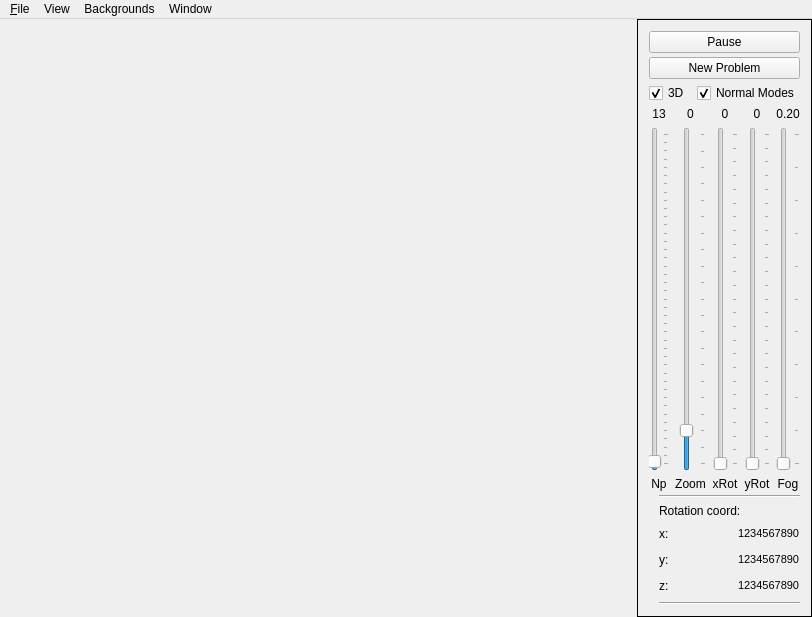
<?xml version="1.0" encoding="UTF-8"?>
<ui version="4.0">
 <class>MainWindowClass</class>
 <widget class="QMainWindow" name="MainWindowClass">
  <property name="windowModality">
   <enum>Qt::WindowModal</enum>
  </property>
  <property name="enabled">
   <bool>true</bool>
  </property>
  <property name="geometry">
   <rect>
    <x>0</x>
    <y>0</y>
    <width>812</width>
    <height>617</height>
   </rect>
  </property>
  <property name="windowTitle">
   <string>MainWindow</string>
  </property>
  <property name="windowOpacity">
   <double>1.000000000000000</double>
  </property>
  <property name="dockNestingEnabled">
   <bool>false</bool>
  </property>
  <property name="dockOptions">
   <set>QMainWindow::AllowTabbedDocks|QMainWindow::AnimatedDocks</set>
  </property>
  <property name="unifiedTitleAndToolBarOnMac">
   <bool>true</bool>
  </property>
  <widget class="QWidget" name="centralWidget">
   <property name="enabled">
    <bool>true</bool>
   </property>
   <layout class="QHBoxLayout" name="horizontalLayout_6">
    <property name="spacing">
     <number>0</number>
    </property>
    <property name="margin">
     <number>0</number>
    </property>
    <item>
     <layout class="QVBoxLayout" name="verticalLayout_2">
      <property name="spacing">
       <number>0</number>
      </property>
      <property name="sizeConstraint">
       <enum>QLayout::SetNoConstraint</enum>
      </property>
      <item>
       <spacer name="openGLSpace">
        <property name="orientation">
         <enum>Qt::Horizontal</enum>
        </property>
        <property name="sizeType">
         <enum>QSizePolicy::Expanding</enum>
        </property>
        <property name="sizeHint" stdset="0">
         <size>
          <width>0</width>
          <height>0</height>
         </size>
        </property>
       </spacer>
      </item>
     </layout>
    </item>
    <item>
     <widget class="QFrame" name="controls">
      <property name="frameShape">
       <enum>QFrame::Box</enum>
      </property>
      <property name="lineWidth">
       <number>1</number>
      </property>
      <layout class="QVBoxLayout" name="verticalLayoutControls">
       <property name="spacing">
        <number>4</number>
       </property>
       <property name="sizeConstraint">
        <enum>QLayout::SetNoConstraint</enum>
       </property>
       <item>
        <widget class="QPushButton" name="pauseResume">
         <property name="text">
          <string>Pause</string>
         </property>
        </widget>
       </item>
       <item>
        <widget class="QPushButton" name="newProblem">
         <property name="text">
          <string>New Problem</string>
         </property>
        </widget>
       </item>
       <item>
        <layout class="QHBoxLayout" name="horizontalLayout_7">
         <item>
          <widget class="QCheckBox" name="threeD">
           <property name="minimumSize">
            <size>
             <width>0</width>
             <height>0</height>
            </size>
           </property>
           <property name="text">
            <string>3D</string>
           </property>
           <property name="checked">
            <bool>true</bool>
           </property>
          </widget>
         </item>
         <item>
          <widget class="QCheckBox" name="normalModes">
           <property name="text">
            <string>Normal Modes</string>
           </property>
           <property name="checked">
            <bool>true</bool>
           </property>
          </widget>
         </item>
        </layout>
       </item>
       <item>
        <layout class="QHBoxLayout" name="slidersLayout">
         <item>
          <layout class="QVBoxLayout" name="npLayout">
           <item>
            <widget class="QLabel" name="npValue">
             <property name="text">
              <string>13</string>
             </property>
             <property name="alignment">
              <set>Qt::AlignHCenter|Qt::AlignTop</set>
             </property>
            </widget>
           </item>
           <item>
            <widget class="QSlider" name="npSlider">
             <property name="sizePolicy">
              <sizepolicy hsizetype="Preferred" vsizetype="Expanding">
               <horstretch>0</horstretch>
               <verstretch>0</verstretch>
              </sizepolicy>
             </property>
             <property name="minimum">
              <number>3</number>
             </property>
             <property name="maximum">
              <number>2003</number>
             </property>
             <property name="pageStep">
              <number>100</number>
             </property>
             <property name="value">
              <number>13</number>
             </property>
             <property name="tracking">
              <bool>false</bool>
             </property>
             <property name="orientation">
              <enum>Qt::Vertical</enum>
             </property>
             <property name="tickPosition">
              <enum>QSlider::TicksBelow</enum>
             </property>
             <property name="tickInterval">
              <number>50</number>
             </property>
            </widget>
           </item>
           <item>
            <widget class="QLabel" name="npLabel">
             <property name="text">
              <string>Np</string>
             </property>
             <property name="alignment">
              <set>Qt::AlignHCenter|Qt::AlignTop</set>
             </property>
            </widget>
           </item>
          </layout>
         </item>
         <item>
          <layout class="QVBoxLayout" name="zRotLayout">
           <item>
            <widget class="QLabel" name="zoomValue">
             <property name="text">
              <string>0</string>
             </property>
             <property name="alignment">
              <set>Qt::AlignCenter</set>
             </property>
            </widget>
           </item>
           <item>
            <widget class="QSlider" name="zoomSlider">
             <property name="sizePolicy">
              <sizepolicy hsizetype="Preferred" vsizetype="Expanding">
               <horstretch>0</horstretch>
               <verstretch>0</verstretch>
              </sizepolicy>
             </property>
             <property name="maximum">
              <number>2001</number>
             </property>
             <property name="singleStep">
              <number>50</number>
             </property>
             <property name="pageStep">
              <number>200</number>
             </property>
             <property name="value">
              <number>201</number>
             </property>
             <property name="sliderPosition">
              <number>201</number>
             </property>
             <property name="tracking">
              <bool>true</bool>
             </property>
             <property name="orientation">
              <enum>Qt::Vertical</enum>
             </property>
             <property name="tickPosition">
              <enum>QSlider::TicksBelow</enum>
             </property>
             <property name="tickInterval">
              <number>100</number>
             </property>
            </widget>
           </item>
           <item>
            <widget class="QLabel" name="zoomLabel">
             <property name="text">
              <string>Zoom</string>
             </property>
             <property name="alignment">
              <set>Qt::AlignCenter</set>
             </property>
            </widget>
           </item>
          </layout>
         </item>
         <item>
          <layout class="QVBoxLayout" name="zoomLayout">
           <item>
            <widget class="QLabel" name="xRotValue">
             <property name="text">
              <string>0</string>
             </property>
             <property name="alignment">
              <set>Qt::AlignCenter</set>
             </property>
            </widget>
           </item>
           <item>
            <widget class="QSlider" name="xRotSlider">
             <property name="enabled">
              <bool>true</bool>
             </property>
             <property name="sizePolicy">
              <sizepolicy hsizetype="Preferred" vsizetype="Expanding">
               <horstretch>0</horstretch>
               <verstretch>0</verstretch>
              </sizepolicy>
             </property>
             <property name="maximum">
              <number>360</number>
             </property>
             <property name="singleStep">
              <number>15</number>
             </property>
             <property name="pageStep">
              <number>15</number>
             </property>
             <property name="tracking">
              <bool>true</bool>
             </property>
             <property name="tickPosition">
              <enum>QSlider::TicksBelow</enum>
             </property>
             <property name="tickInterval">
              <number>15</number>
             </property>
            </widget>
           </item>
           <item>
            <widget class="QLabel" name="xRotLabel">
             <property name="text">
              <string>xRot</string>
             </property>
             <property name="alignment">
              <set>Qt::AlignCenter</set>
             </property>
            </widget>
           </item>
          </layout>
         </item>
         <item>
          <layout class="QVBoxLayout" name="xRotLayout">
           <item>
            <widget class="QLabel" name="yRotValue">
             <property name="text">
              <string>0</string>
             </property>
             <property name="alignment">
              <set>Qt::AlignCenter</set>
             </property>
            </widget>
           </item>
           <item>
            <widget class="QSlider" name="yRotSlider">
             <property name="sizePolicy">
              <sizepolicy hsizetype="Preferred" vsizetype="Expanding">
               <horstretch>0</horstretch>
               <verstretch>0</verstretch>
              </sizepolicy>
             </property>
             <property name="maximum">
              <number>360</number>
             </property>
             <property name="pageStep">
              <number>15</number>
             </property>
             <property name="tracking">
              <bool>true</bool>
             </property>
             <property name="orientation">
              <enum>Qt::Vertical</enum>
             </property>
             <property name="tickPosition">
              <enum>QSlider::TicksBelow</enum>
             </property>
             <property name="tickInterval">
              <number>15</number>
             </property>
            </widget>
           </item>
           <item>
            <widget class="QLabel" name="yRotLabel">
             <property name="text">
              <string>yRot</string>
             </property>
             <property name="alignment">
              <set>Qt::AlignCenter</set>
             </property>
            </widget>
           </item>
          </layout>
         </item>
         <item>
          <layout class="QVBoxLayout" name="verticalLayout_4">
           <item>
            <widget class="QLabel" name="fogValue">
             <property name="text">
              <string>0.20</string>
             </property>
             <property name="alignment">
              <set>Qt::AlignCenter</set>
             </property>
            </widget>
           </item>
           <item>
            <widget class="QSlider" name="fogSlider">
             <property name="sizePolicy">
              <sizepolicy hsizetype="Preferred" vsizetype="Expanding">
               <horstretch>0</horstretch>
               <verstretch>0</verstretch>
              </sizepolicy>
             </property>
             <property name="maximum">
              <number>20</number>
             </property>
             <property name="pageStep">
              <number>1</number>
             </property>
             <property name="tracking">
              <bool>true</bool>
             </property>
             <property name="orientation">
              <enum>Qt::Vertical</enum>
             </property>
             <property name="tickPosition">
              <enum>QSlider::TicksBelow</enum>
             </property>
             <property name="tickInterval">
              <number>2</number>
             </property>
            </widget>
           </item>
           <item>
            <widget class="QLabel" name="label_6">
             <property name="text">
              <string>Fog</string>
             </property>
             <property name="alignment">
              <set>Qt::AlignCenter</set>
             </property>
            </widget>
           </item>
          </layout>
         </item>
        </layout>
       </item>
       <item>
        <layout class="QHBoxLayout" name="horizontalLayout_5">
         <item>
          <spacer name="horizontalSpacer_5">
           <property name="orientation">
            <enum>Qt::Horizontal</enum>
           </property>
           <property name="sizeType">
            <enum>QSizePolicy::Fixed</enum>
           </property>
           <property name="sizeHint" stdset="0">
            <size>
             <width>10</width>
             <height>20</height>
            </size>
           </property>
          </spacer>
         </item>
         <item>
          <layout class="QVBoxLayout" name="verticalLayout">
           <item>
            <widget class="Line" name="line">
             <property name="orientation">
              <enum>Qt::Horizontal</enum>
             </property>
            </widget>
           </item>
           <item>
            <widget class="QLabel" name="label_2">
             <property name="text">
              <string>Rotation coord:</string>
             </property>
            </widget>
           </item>
           <item>
            <layout class="QHBoxLayout" name="horizontalLayout">
             <item>
              <widget class="QLabel" name="label_3">
               <property name="text">
                <string>x:</string>
               </property>
              </widget>
             </item>
             <item>
              <spacer name="horizontalSpacer">
               <property name="orientation">
                <enum>Qt::Horizontal</enum>
               </property>
               <property name="sizeType">
                <enum>QSizePolicy::Fixed</enum>
               </property>
               <property name="sizeHint" stdset="0">
                <size>
                 <width>13</width>
                 <height>20</height>
                </size>
               </property>
              </spacer>
             </item>
             <item>
              <widget class="QLabel" name="label_X">
               <property name="text">
                <string>&lt;!DOCTYPE HTML PUBLIC &quot;-//W3C//DTD HTML 4.0//EN&quot; &quot;http://www.w3.org/TR/REC-html40/strict.dtd&quot;&gt;
&lt;html&gt;&lt;head&gt;&lt;meta name=&quot;qrichtext&quot; content=&quot;1&quot; /&gt;&lt;style type=&quot;text/css&quot;&gt;
p, li { white-space: pre-wrap; }
&lt;/style&gt;&lt;/head&gt;&lt;body style=&quot; font-family:'Sans'; font-size:10pt; font-weight:400; font-style:normal;&quot;&gt;
&lt;p style=&quot; margin-top:0px; margin-bottom:0px; margin-left:0px; margin-right:0px; -qt-block-indent:0; text-indent:0px;&quot;&gt;&lt;span style=&quot; font-size:8pt;&quot;&gt;1234567890&lt;/span&gt;&lt;/p&gt;&lt;/body&gt;&lt;/html&gt;</string>
               </property>
              </widget>
             </item>
            </layout>
           </item>
           <item>
            <layout class="QHBoxLayout" name="horizontalLayout_3">
             <item>
              <widget class="QLabel" name="label_4">
               <property name="text">
                <string>y:</string>
               </property>
              </widget>
             </item>
             <item>
              <spacer name="horizontalSpacer_2">
               <property name="orientation">
                <enum>Qt::Horizontal</enum>
               </property>
               <property name="sizeType">
                <enum>QSizePolicy::Fixed</enum>
               </property>
               <property name="sizeHint" stdset="0">
                <size>
                 <width>13</width>
                 <height>20</height>
                </size>
               </property>
              </spacer>
             </item>
             <item>
              <widget class="QLabel" name="label_Y">
               <property name="text">
                <string>&lt;!DOCTYPE HTML PUBLIC &quot;-//W3C//DTD HTML 4.0//EN&quot; &quot;http://www.w3.org/TR/REC-html40/strict.dtd&quot;&gt;
&lt;html&gt;&lt;head&gt;&lt;meta name=&quot;qrichtext&quot; content=&quot;1&quot; /&gt;&lt;style type=&quot;text/css&quot;&gt;
p, li { white-space: pre-wrap; }
&lt;/style&gt;&lt;/head&gt;&lt;body style=&quot; font-family:'Sans'; font-size:10pt; font-weight:400; font-style:normal;&quot;&gt;
&lt;p style=&quot; margin-top:0px; margin-bottom:0px; margin-left:0px; margin-right:0px; -qt-block-indent:0; text-indent:0px;&quot;&gt;&lt;span style=&quot; font-size:8pt;&quot;&gt;1234567890&lt;/span&gt;&lt;/p&gt;&lt;/body&gt;&lt;/html&gt;</string>
               </property>
              </widget>
             </item>
            </layout>
           </item>
           <item>
            <layout class="QHBoxLayout" name="horizontalLayout_4">
             <item>
              <widget class="QLabel" name="label_5">
               <property name="text">
                <string>z:</string>
               </property>
              </widget>
             </item>
             <item>
              <spacer name="horizontalSpacer_3">
               <property name="orientation">
                <enum>Qt::Horizontal</enum>
               </property>
               <property name="sizeType">
                <enum>QSizePolicy::Fixed</enum>
               </property>
               <property name="sizeHint" stdset="0">
                <size>
                 <width>13</width>
                 <height>20</height>
                </size>
               </property>
              </spacer>
             </item>
             <item>
              <widget class="QLabel" name="label_Z">
               <property name="text">
                <string>&lt;!DOCTYPE HTML PUBLIC &quot;-//W3C//DTD HTML 4.0//EN&quot; &quot;http://www.w3.org/TR/REC-html40/strict.dtd&quot;&gt;
&lt;html&gt;&lt;head&gt;&lt;meta name=&quot;qrichtext&quot; content=&quot;1&quot; /&gt;&lt;style type=&quot;text/css&quot;&gt;
p, li { white-space: pre-wrap; }
&lt;/style&gt;&lt;/head&gt;&lt;body style=&quot; font-family:'Sans'; font-size:10pt; font-weight:400; font-style:normal;&quot;&gt;
&lt;p style=&quot; margin-top:0px; margin-bottom:0px; margin-left:0px; margin-right:0px; -qt-block-indent:0; text-indent:0px;&quot;&gt;&lt;span style=&quot; font-size:8pt;&quot;&gt;1234567890&lt;/span&gt;&lt;/p&gt;&lt;/body&gt;&lt;/html&gt;</string>
               </property>
              </widget>
             </item>
            </layout>
           </item>
           <item>
            <widget class="Line" name="line_2">
             <property name="orientation">
              <enum>Qt::Horizontal</enum>
             </property>
            </widget>
           </item>
          </layout>
         </item>
        </layout>
       </item>
      </layout>
     </widget>
    </item>
   </layout>
  </widget>
  <widget class="QMenuBar" name="menuBar">
   <property name="geometry">
    <rect>
     <x>0</x>
     <y>0</y>
     <width>812</width>
     <height>25</height>
    </rect>
   </property>
   <widget class="QMenu" name="menu_File">
    <property name="title">
     <string>&amp;File</string>
    </property>
    <addaction name="separator"/>
    <addaction name="actionExit"/>
   </widget>
   <widget class="QMenu" name="menuView">
    <property name="title">
     <string>View</string>
    </property>
    <addaction name="actionFullScreen"/>
    <addaction name="actionPreferences"/>
   </widget>
   <widget class="QMenu" name="menuWindow">
    <property name="title">
     <string>Window</string>
    </property>
    <addaction name="actionHelp"/>
    <addaction name="separator"/>
    <addaction name="actionAbout"/>
   </widget>
   <widget class="QMenu" name="menuBackgrounds">
    <property name="title">
     <string>Backgrounds</string>
    </property>
    <addaction name="actionRed"/>
    <addaction name="actionGreen"/>
    <addaction name="actionBlue"/>
    <addaction name="actionCyan"/>
    <addaction name="actionMagenta"/>
    <addaction name="actionYellow"/>
    <addaction name="actionWhite"/>
    <addaction name="actionBlack"/>
   </widget>
   <addaction name="menu_File"/>
   <addaction name="menuView"/>
   <addaction name="menuBackgrounds"/>
   <addaction name="menuWindow"/>
  </widget>
  <action name="actionExit">
   <property name="enabled">
    <bool>true</bool>
   </property>
   <property name="icon">
    <iconset>
     <normalon>:/icon/icon</normalon>
    </iconset>
   </property>
   <property name="text">
    <string>E&amp;xit</string>
   </property>
   <property name="iconText">
    <string>Exit</string>
   </property>
   <property name="toolTip">
    <string>Exit</string>
   </property>
   <property name="statusTip">
    <string>Quit this example application</string>
   </property>
   <property name="shortcut">
    <string>Ctrl+Q</string>
   </property>
   <property name="iconVisibleInMenu">
    <bool>true</bool>
   </property>
  </action>
  <action name="actionFullScreen">
   <property name="text">
    <string>FullScreen</string>
   </property>
   <property name="shortcut">
    <string>Ctrl+F</string>
   </property>
  </action>
  <action name="actionAbout">
   <property name="text">
    <string>About</string>
   </property>
   <property name="shortcut">
    <string>Ctrl+A</string>
   </property>
  </action>
  <action name="actionHelp">
   <property name="text">
    <string>Help</string>
   </property>
   <property name="shortcut">
    <string>F1</string>
   </property>
  </action>
  <action name="actionBackgrounds">
   <property name="text">
    <string>Backgrounds</string>
   </property>
  </action>
  <action name="actionPreferences">
   <property name="text">
    <string>Preferences...</string>
   </property>
   <property name="shortcut">
    <string>Ctrl+,</string>
   </property>
  </action>
  <action name="actionRed">
   <property name="text">
    <string>Red</string>
   </property>
   <property name="shortcut">
    <string>Ctrl+R</string>
   </property>
  </action>
  <action name="actionGreen">
   <property name="text">
    <string>Green</string>
   </property>
   <property name="shortcut">
    <string>Ctrl+G</string>
   </property>
  </action>
  <action name="actionBlue">
   <property name="text">
    <string>Blue</string>
   </property>
   <property name="shortcut">
    <string>Ctrl+B</string>
   </property>
  </action>
  <action name="actionCyan">
   <property name="text">
    <string>Cyan</string>
   </property>
   <property name="shortcut">
    <string>Ctrl+C</string>
   </property>
  </action>
  <action name="actionMagenta">
   <property name="text">
    <string>Magenta</string>
   </property>
   <property name="shortcut">
    <string>Ctrl+M</string>
   </property>
  </action>
  <action name="actionYellow">
   <property name="text">
    <string>Yellow</string>
   </property>
   <property name="shortcut">
    <string>Ctrl+Y</string>
   </property>
  </action>
  <action name="actionWhite">
   <property name="text">
    <string>White</string>
   </property>
   <property name="shortcut">
    <string>Ctrl+W</string>
   </property>
  </action>
  <action name="actionBlack">
   <property name="text">
    <string>Black</string>
   </property>
   <property name="shortcut">
    <string>Ctrl+K</string>
   </property>
  </action>
 </widget>
 <layoutdefault spacing="6" margin="11"/>
 <resources/>
 <connections>
  <connection>
   <sender>actionExit</sender>
   <signal>activated()</signal>
   <receiver>MainWindowClass</receiver>
   <slot>exit()</slot>
   <hints>
    <hint type="sourcelabel">
     <x>-1</x>
     <y>-1</y>
    </hint>
    <hint type="destinationlabel">
     <x>20</x>
     <y>20</y>
    </hint>
   </hints>
  </connection>
  <connection>
   <sender>actionAbout</sender>
   <signal>activated()</signal>
   <receiver>MainWindowClass</receiver>
   <slot>showAbout()</slot>
   <hints>
    <hint type="sourcelabel">
     <x>-1</x>
     <y>-1</y>
    </hint>
    <hint type="destinationlabel">
     <x>20</x>
     <y>20</y>
    </hint>
   </hints>
  </connection>

  <connection>
   <sender>actionFullScreen</sender>
   <signal>activated()</signal>
   <receiver>MainWindowClass</receiver>
   <slot>fullScreen()</slot>
   <hints>
    <hint type="sourcelabel">
     <x>20</x>
     <y>20</y>
    </hint>
    <hint type="destinationlabel">
     <x>20</x>
     <y>20</y>
    </hint>
   </hints>
  </connection>

  <connection>
   <sender>actionPreferences</sender>
   <signal>activated()</signal>
   <receiver>MainWindowClass</receiver>
   <slot>showPreferences()</slot>
   <hints>
    <hint type="sourcelabel">
     <x>20</x>
     <y>20</y>
    </hint>
    <hint type="destinationlabel">
     <x>20</x>
     <y>20</y>
    </hint>
   </hints>
  </connection>

  <connection>
   <sender>actionHelp</sender>
   <signal>activated()</signal>
   <receiver>MainWindowClass</receiver>
   <slot>showHelp()</slot>
   <hints>
    <hint type="sourcelabel">
     <x>20</x>
     <y>20</y>
    </hint>
    <hint type="destinationlabel">
     <x>20</x>
     <y>20</y>
    </hint>
   </hints>
  </connection>

  <connection>
   <sender>newProblem</sender>
   <signal>clicked()</signal>
   <receiver>MainWindowClass</receiver>
   <slot>newProblem()</slot>
   <hints>
    <hint type="sourcelabel">
     <x>20</x>
     <y>20</y>
    </hint>
    <hint type="destinationlabel">
     <x>20</x>
     <y>20</y>
    </hint>
   </hints>
  </connection>
  <connection>
   <sender>fogSlider</sender>
   <signal>valueChanged(int)</signal>
   <receiver>MainWindowClass</receiver>
   <slot>fogChanged(int)</slot>
   <hints>
    <hint type="sourcelabel">
     <x>20</x>
     <y>20</y>
    </hint>
    <hint type="destinationlabel">
     <x>20</x>
     <y>20</y>
    </hint>
   </hints>
  </connection>
  <connection>
   <sender>pauseResume</sender>
   <signal>clicked()</signal>
   <receiver>MainWindowClass</receiver>
   <slot>pauseResume()</slot>
   <hints>
    <hint type="sourcelabel">
     <x>20</x>
     <y>20</y>
    </hint>
    <hint type="destinationlabel">
     <x>20</x>
     <y>20</y>
    </hint>
   </hints>
  </connection>
  <connection>
   <sender>threeD</sender>
   <signal>clicked()</signal>
   <receiver>MainWindowClass</receiver>
   <slot>newProblem()</slot>
   <hints>
    <hint type="sourcelabel">
     <x>20</x>
     <y>20</y>
    </hint>
    <hint type="destinationlabel">
     <x>20</x>
     <y>20</y>
    </hint>
   </hints>
  </connection>
  <connection>
   <sender>fogSlider</sender>
   <signal>valueChanged(int)</signal>
   <receiver>MainWindowClass</receiver>
   <slot>setFog(int)</slot>
   <hints>
    <hint type="sourcelabel">
     <x>788</x>
     <y>295</y>
    </hint>
    <hint type="destinationlabel">
     <x>405</x>
     <y>308</y>
    </hint>
   </hints>
  </connection>
  <connection>
   <sender>pauseResume</sender>
   <signal>clicked()</signal>
   <receiver>MainWindowClass</receiver>
   <slot>pauseResume()</slot>
   <hints>
    <hint type="sourcelabel">
     <x>723</x>
     <y>41</y>
    </hint>
    <hint type="destinationlabel">
     <x>405</x>
     <y>308</y>
    </hint>
   </hints>
  </connection>
  <connection>
   <sender>xRotSlider</sender>
   <signal>valueChanged(int)</signal>
   <receiver>MainWindowClass</receiver>
   <slot>xRotChanged(int)</slot>
   <hints>
    <hint type="sourcelabel">
     <x>724</x>
     <y>295</y>
    </hint>
    <hint type="destinationlabel">
     <x>405</x>
     <y>308</y>
    </hint>
   </hints>
  </connection>
  <connection>
   <sender>yRotSlider</sender>
   <signal>valueChanged(int)</signal>
   <receiver>MainWindowClass</receiver>
   <slot>yRotChanged(int)</slot>
   <hints>
    <hint type="sourcelabel">
     <x>756</x>
     <y>295</y>
    </hint>
    <hint type="destinationlabel">
     <x>405</x>
     <y>308</y>
    </hint>
   </hints>
  </connection>
  <connection>
   <sender>zoomSlider</sender>
   <signal>valueChanged(int)</signal>
   <receiver>MainWindowClass</receiver>
   <slot>zoomChanged(int)</slot>
   <hints>
    <hint type="sourcelabel">
     <x>691</x>
     <y>295</y>
    </hint>
    <hint type="destinationlabel">
     <x>405</x>
     <y>308</y>
    </hint>
   </hints>
  </connection>
  <connection>
   <sender>npSlider</sender>
   <signal>valueChanged(int)</signal>
   <receiver>MainWindowClass</receiver>
   <slot>npChanged(int)</slot>
   <hints>
    <hint type="sourcelabel">
     <x>658</x>
     <y>295</y>
    </hint>
    <hint type="destinationlabel">
     <x>405</x>
     <y>308</y>
    </hint>
   </hints>
  </connection>
  <connection>
   <sender>actionBlue</sender>
   <signal>activated()</signal>
   <receiver>MainWindowClass</receiver>
   <slot>blue()</slot>
   <hints>
    <hint type="sourcelabel">
     <x>-1</x>
     <y>-1</y>
    </hint>
    <hint type="destinationlabel">
     <x>405</x>
     <y>308</y>
    </hint>
   </hints>
  </connection>


  <connection>
   <sender>actionRed</sender>
   <signal>activated()</signal>
   <receiver>MainWindowClass</receiver>
   <slot>red()</slot>
   <hints>
    <hint type="sourcelabel">
     <x>-1</x>
     <y>-1</y>
    </hint>
    <hint type="destinationlabel">
     <x>405</x>
     <y>308</y>
    </hint>
   </hints>
  </connection>
  <connection>
   <sender>actionGreen</sender>
   <signal>activated()</signal>
   <receiver>MainWindowClass</receiver>
   <slot>green()</slot>
   <hints>
    <hint type="sourcelabel">
     <x>-1</x>
     <y>-1</y>
    </hint>
    <hint type="destinationlabel">
     <x>405</x>
     <y>308</y>
    </hint>
   </hints>
  </connection>
  <connection>
   <sender>actionBlue</sender>
   <signal>activated()</signal>
   <receiver>MainWindowClass</receiver>
   <slot>blue()</slot>
   <hints>
    <hint type="sourcelabel">
     <x>-1</x>
     <y>-1</y>
    </hint>
    <hint type="destinationlabel">
     <x>405</x>
     <y>308</y>
    </hint>
   </hints>
  </connection>
  <connection>
   <sender>actionCyan</sender>
   <signal>activated()</signal>
   <receiver>MainWindowClass</receiver>
   <slot>cyan()</slot>
   <hints>
    <hint type="sourcelabel">
     <x>-1</x>
     <y>-1</y>
    </hint>
    <hint type="destinationlabel">
     <x>405</x>
     <y>308</y>
    </hint>
   </hints>
  </connection>
  <connection>
   <sender>actionMagenta</sender>
   <signal>activated()</signal>
   <receiver>MainWindowClass</receiver>
   <slot>magenta()</slot>
   <hints>
    <hint type="sourcelabel">
     <x>-1</x>
     <y>-1</y>
    </hint>
    <hint type="destinationlabel">
     <x>405</x>
     <y>308</y>
    </hint>
   </hints>
  </connection>
  <connection>
   <sender>actionYellow</sender>
   <signal>activated()</signal>
   <receiver>MainWindowClass</receiver>
   <slot>yellow()</slot>
   <hints>
    <hint type="sourcelabel">
     <x>-1</x>
     <y>-1</y>
    </hint>
    <hint type="destinationlabel">
     <x>405</x>
     <y>308</y>
    </hint>
   </hints>
  </connection>
  <connection>
   <sender>actionWhite</sender>
   <signal>activated()</signal>
   <receiver>MainWindowClass</receiver>
   <slot>white()</slot>
   <hints>
    <hint type="sourcelabel">
     <x>-1</x>
     <y>-1</y>
    </hint>
    <hint type="destinationlabel">
     <x>405</x>
     <y>308</y>
    </hint>
   </hints>
  </connection>
  <connection>
   <sender>actionBlack</sender>
   <signal>activated()</signal>
   <receiver>MainWindowClass</receiver>
   <slot>black()</slot>
   <hints>
    <hint type="sourcelabel">
     <x>-1</x>
     <y>-1</y>
    </hint>
    <hint type="destinationlabel">
     <x>405</x>
     <y>308</y>
    </hint>
   </hints>
  </connection>


 </connections>
</ui>
